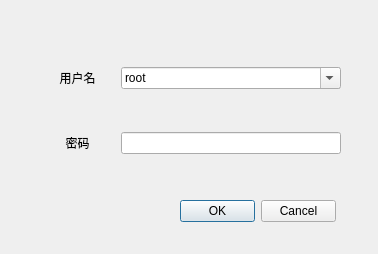
<?xml version="1.0" encoding="UTF-8"?>
<ui version="4.0">
 <class>Logging</class>
 <widget class="QMainWindow" name="Logging">
  <property name="geometry">
   <rect>
    <x>0</x>
    <y>0</y>
    <width>378</width>
    <height>254</height>
   </rect>
  </property>
  <property name="windowTitle">
   <string>登录</string>
  </property>
  <property name="styleSheet">
   <string notr="true">background-image: url(:/background/7.jpg);</string>
  </property>
  <widget class="QWidget" name="centralwidget">
   <widget class="QWidget" name="gridLayoutWidget">
    <property name="geometry">
     <rect>
      <x>40</x>
      <y>30</y>
      <width>301</width>
      <height>161</height>
     </rect>
    </property>
    <layout class="QGridLayout" name="gridLayout">
     <item row="1" column="1">
      <widget class="QLineEdit" name="passward">
       <property name="styleSheet">
        <string notr="true">background-image: url(:/background/4.jpg);</string>
       </property>
      </widget>
     </item>
     <item row="0" column="0">
      <widget class="QLabel" name="label_2">
       <property name="text">
        <string>用户名</string>
       </property>
       <property name="alignment">
        <set>Qt::AlignCenter</set>
       </property>
      </widget>
     </item>
     <item row="1" column="0">
      <widget class="QLabel" name="label_3">
       <property name="minimumSize">
        <size>
         <width>75</width>
         <height>0</height>
        </size>
       </property>
       <property name="text">
        <string>密码</string>
       </property>
       <property name="alignment">
        <set>Qt::AlignCenter</set>
       </property>
      </widget>
     </item>
     <item row="0" column="1">
      <widget class="QComboBox" name="name">
       <property name="editable">
        <bool>true</bool>
       </property>
       <property name="currentText">
        <string>root</string>
       </property>
       <item>
        <property name="text">
         <string>root</string>
        </property>
       </item>
      </widget>
     </item>
    </layout>
   </widget>
   <widget class="QDialogButtonBox" name="Yesorno">
    <property name="geometry">
     <rect>
      <x>180</x>
      <y>200</y>
      <width>156</width>
      <height>23</height>
     </rect>
    </property>
    <property name="styleSheet">
     <string notr="true">background-image: url(:/background/4.jpg);</string>
    </property>
    <property name="standardButtons">
     <set>QDialogButtonBox::Cancel|QDialogButtonBox::Ok</set>
    </property>
   </widget>
  </widget>
 </widget>
 <resources/>
 <connections/>
</ui>
